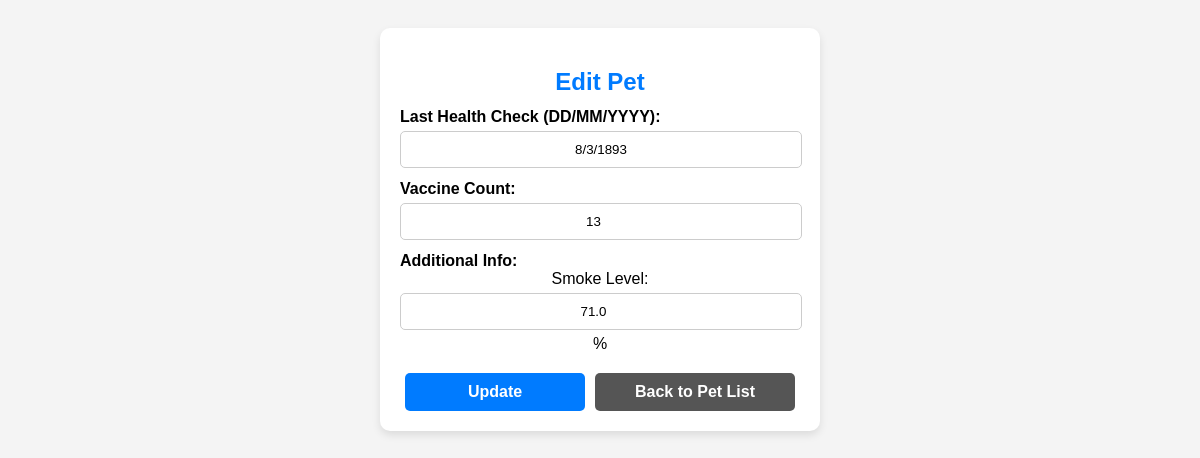
Page /edit_pet/3 on the committed database.
### models.py (models this page shows)
class MagicPet(db.Model):
    id = db.Column(db.Integer, primary_key=True)
    pet_id = db.Column(db.String(8), unique=True, nullable=False)  # รหัสสัตว์เลี้ยง 8 หลัก
    pet_type = db.Column(db.String(20), nullable=False)  # ประเภทสัตว์ (นกฟินิกซ์, มังกร, นกฮูก)
    last_health_check = db.Column(db.String(10), nullable=False)  # วันที่ตรวจสุขภาพ
    vaccine_count = db.Column(db.Integer, nullable=False)  # จำนวนวัคซีน
    additional_info = db.Column(db.String(100))  # ข้อมูลเฉพาะประเภทสัตว์
    accepted = db.Column(db.Boolean, nullable=False)  # ระบุว่าสัตว์ถูกรับเข้าหรือไม่

### app.py (the view, shortened to what this page needs)
@app.route('/edit_pet/<int:pet_id>', methods=['GET', 'POST'])
def edit_pet(pet_id):
    pet = MagicPet.query.get_or_404(pet_id)
    return render_template('edit_pet.html', pet=pet)

### templates/edit_pet.html (shortened to what this page needs)
<!DOCTYPE html>
<html lang="en">
<head>
    <link rel="stylesheet" href="{{ url_for('static', filename='style.css') }}">
</head>
<body>
    <div class="container">
        <h2>Edit Pet</h2>
        <form method="post">
            <label>Last Health Check (DD/MM/YYYY):</label>
            <input type="text" name="last_health_check" value="{{ pet.last_health_check }}" required>
            <label>Vaccine Count:</label>
            <input type="number" name="vaccine_count" value="{{ pet.vaccine_count }}" required>
            {% if pet.pet_type == "Phoenix" %}
                <div class="checkbox-group">
                    <label>
                        <input type="checkbox" name="fireproof_cert" {% if "Yes" in pet.additional_info %}checked{% endif %}>
                        Fireproof Certificate
                    </label>
                </div>
            {% else %}
                <label>Additional Info:</label>
                <span>{{ pet.additional_info.split(':')[0] }}:</span>
                <input type="number" name="additional_info_value" value="{{ pet.additional_info.split(':')[-1].strip().split(' ')[0] }}" required>
                <span>
                    {% if pet.pet_type == "Dragon" %} %
                    {% elif pet.pet_type == "Owl" %} km
                    {% endif %}
                </span>
            {% endif %}
            <div class="btn-group">
                <button type="submit" class="btn btn-blue">Update</button>
                <a href="{{ url_for('view_pets') }}" class="btn btn-gray btn-link">Back to Pet List</a>
            </div>
        </form>
    </div>
</body>
</html>

### static/style.css (style rules this page uses)
body { font-family: Arial, sans-serif; background-color: #f4f4f4; text-align: center; padding: 20px; }
.container { max-width: 400px; margin: auto; background: white; padding: 20px; border-radius: 10px; box-shadow: 0 4px 8px rgba(0, 0, 0, 0.1); }
h2 { color: #007BFF; margin-bottom: 10px; }
label { font-weight: bold; display: block; margin-top: 12px; text-align: left; }
input[type="text"], input[type="number"] { width: 95%; padding: 10px; margin: 5px auto; display: block; border: 1px solid #ccc; border-radius: 5px; text-align: center; }
.btn-group { display: flex; justify-content: space-between; gap: 10px; margin-top: 20px; }
.btn-group { display: flex; justify-content: center; gap: 10px; margin-top: 20px; }
.btn { width: 45%; padding: 10px; text-align: center; font-size: 16px; font-weight: bold; border: none; border-radius: 5px; cursor: pointer; }
.btn-link { text-decoration: none; display: inline-block; }
.btn-blue { background: #007BFF; color: white; }
.btn-gray { background: #555; color: white; }

### rows in the picture
MagicPet: last_health_check "8/3/1893", vaccine_count "13", additional_info "Smoke Level", additional_info_value "71.0"
